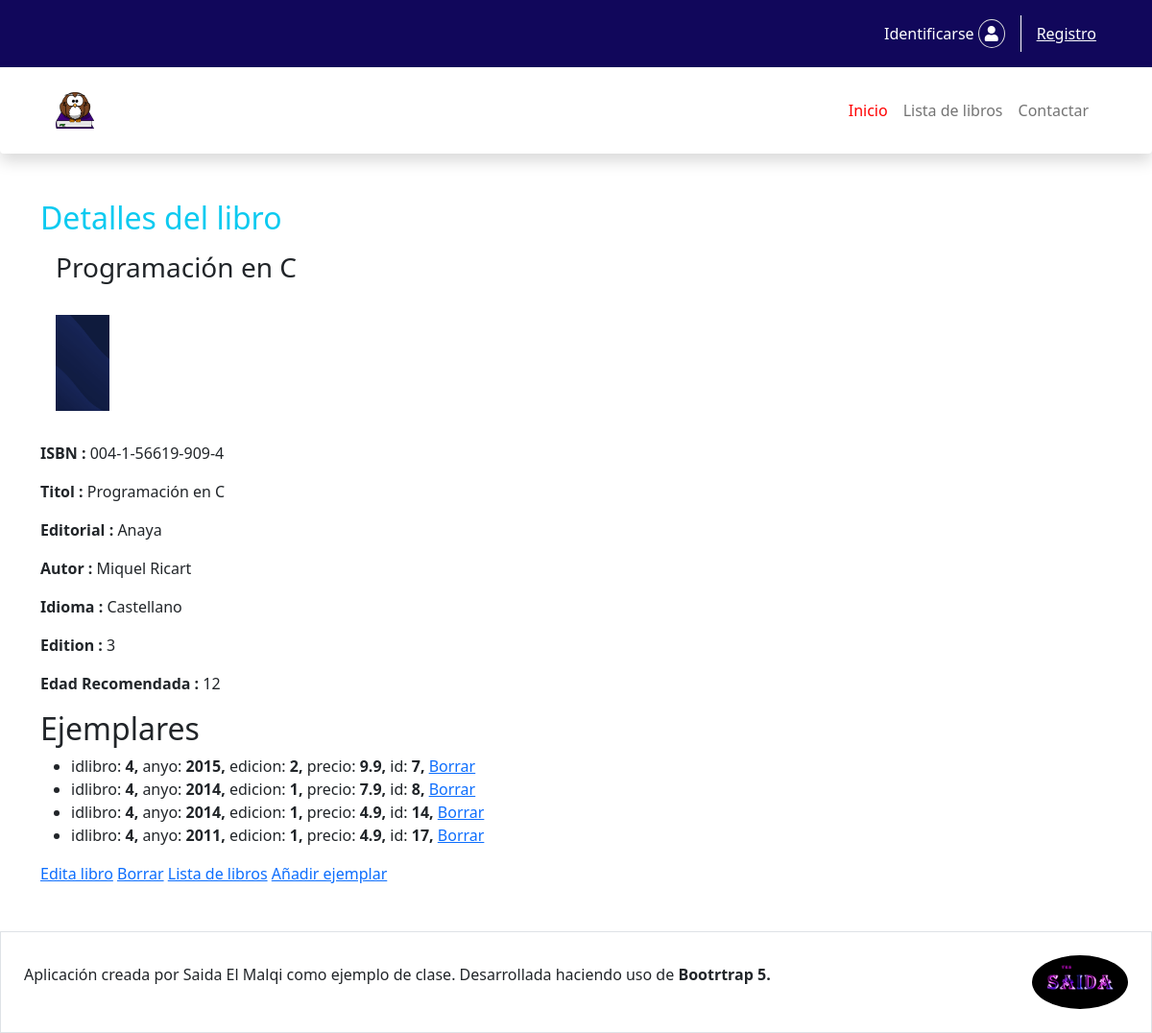
Page /libro/show/4 on the committed database.
### tables this page shows
CREATE TABLE libros (
  id INT(11) NOT NULL AUTO_INCREMENT PRIMARY KEY,
  isbn CHAR(17) NOT NULL UNIQUE KEY,
  titulo VARCHAR(64) NOT NULL,
  editorial VARCHAR(64) NOT NULL,
  idioma VARCHAR(64) NOT NULL DEFAULT 'Castellano',
  autor VARCHAR(256) NOT NULL,
  ediciones INT(11) NOT NULL DEFAULT 1,
  edadrecomendada INT DEFAULT 0,
  imagen varchar (512) null default null
);

CREATE TABLE ejemplares (
  id INT(11) NOT NULL AUTO_INCREMENT PRIMARY KEY,
  idlibro INT(11) NOT NULL,
  anyo INT(11) NOT NULL COMMENT 'Año de edición',
  edicion INT(11) NOT NULL DEFAULT 1 COMMENT 'Número de edición',
  precio FLOAT NOT NULL DEFAULT 0,

   
  FOREIGN KEY (idlibro) REFERENCES libros(id) 
	ON UPDATE CASCADE ON DELETE CASCADE
);

### controllers/LibroController.php (called while the page is built, shortened)
<?php
class LibroController{
    public function show(int $id=0){
       $libro=Libro::getById($id);
      $ejemplares =$libro->getEjemplares();
        include 'view/libro/detalles.php';
    }
}

### controllers/FrontController.php (called while the page is built, shortened)
<?php
class FrontController{
    public static function main(){
        try{
            $m = empty($_GET['m'])?
            DEFAULT_METHOD: DB::escape($_GET['m']);
            $p = empty($_GET['p'])? false: DB::escape($_GET['p']);
               $controlador = new $c();
              $controlador->$m($p);
        }catch(Throwable $e){
            $mensaje =$e->getMessage();
            if(DEBUG){
                $mensaje .="<br>En fichero <br>".$e->getFile()."</b>";
                $mensaje .="<br>En linea: <br>".$e->getLine()."</b>";
            }
            include 'view/error.php';
        }
    }
}

### index.php (called while the page is built, shortened)
<?php
     require_once 'config/config.php';
     require_once 'libraries/autoload.php';
     FrontController::main();

### config/config.php (called while the page is built, shortened)
<?php
    $classmap = ['model', 'libraries','view','controllers','templates'];

### libraries/autoload.php (called while the page is built, shortened)
<?php
function load(string $clase){
    global $classmap;
    foreach ($classmap as $directorio){
        $ruta = "$directorio/$clase.php";
        if(is_readable($ruta)){
            break;
        }
    }
}

### libraries/DB.php (called while the page is built, shortened)
<?php
class DB{
    private static $conexion = null;
    public static function get():mysqli{
        if(!self::$conexion){
            self::$conexion = @new mysqli(DB_HOST,DB_USER,DB_PASS,DB_NAME);
                self::$conexion->set_charset(DB_CHARSET);
        }
        return self::$conexion;
    }
    public static function select(string $consulta, string $class='stdClass'){
        $resultado = self::get()->query($consulta);
        $objecto = $resultado->fetch_object($class);
        return $objecto;
    }
    public static function selectAll(string $consulta, string $class='stdClass'):array{
        $resultado = self::get()->query($consulta);
        $objectos = [];
        while($r =$resultado->fetch_object($class))
            $objectos[]=$r;
            return $objectos;
    }
}

### model/Libro.php (called while the page is built, shortened)
<?php
class Libro extends Model{
    public $id = 0,$isbn = '',$editorial ='',
    $idioma ='',$autor ='',$ediciones=0, $edadrecomendada = 0;
   public function getEjemplares():array{
        $consulta = "SELECT * FROM ejemplares WHERE idlibro= $this->id";
        return DB::selectAll($consulta,'Ejemplare');
    }
}

### view/libro/detalles.php (the view, shortened to what this page needs)
<!doctype html>
<html lang="en">
<head>
<link rel="stylesheet" type="text/css" href="../../css/bootstrap.min.css">
<link rel="stylesheet" type="text/css" href="../../mypro/css/all.min.css">
<link rel="stylesheet" type="text/css" href="../../css/style.css">
</head>
<body>
    <div class="container">
        <h2 class="me-3 text-info w-4">Detalles del libro</h2>
        <h3 class="m-3"><?=$libro->titulo?></h3>
        <figure class="p-3">
           <?php
              echo $libro->imagen ? "<img height='100' src='/$libro->imagen' alt='$libro->titulo'>" :
                 "<img height='100' src='/img/libros/default.png' alt='$libro->titulo'>";
           ?>
        </figure>
        <p><b>ISBN : </b><?=$libro->isbn?></p>
        <p><b>Titol : </b><?=$libro->titulo?></p>
        <p><b>Editorial : </b><?=$libro->editorial?></p>
        <p><b>Autor : </b><?=$libro->autor?></p>
        <p><b>Idioma  : </b><?=$libro->idioma?></p>
        <p><b>Edition : </b><?=$libro->ediciones?></p>
        <p><b>Edad Recomendada : </b><?=$libro->edadrecomendada?></p>
        <h2>Ejemplares</h2>
          <?php
          if($ejemplares){
              echo "<ul>";
              foreach($ejemplares as $e)
                  echo "<li>$e<a href='/ejemplar/delete/$e->id'>Borrar</a></li>";
              echo "</ul>";
          }else{
              echo "<p>No tenemos ejemplares de este libro.</p>";
          }
          ?>
       <a href='/libro/edit/<?=$libro->id ?>'>Edita libro</a>
       <a href='/libro/delete/<?=$libro->id ?>'>Borrar</a>
       <a href='/libro/list'>Lista de libros</a>
       <a href='/ejemplar/create/<?=$libro->id ?>'>Añadir ejemplar</a>
  </div>
   </body>
   </html>

### model/Model.php (shortened to what this page needs)
<?php
class Model{
    public static function getById(int $id){
        $tabla = strtolower(get_called_class()).'s';
        $consulta = "SELECT * from $tabla where id = $id";
        return DB::select($consulta,get_called_class());
    }
    public function __toString():string {
        $texto ='';
        foreach($this as $propiedad=>$valor)
            $texto .= "$propiedad: <b>$valor, </b>";
        return rtrim($texto, ', ');
    }
}

### css/style.css (style rules this page uses)
body { min-height: 100vh; }

### rows in the picture
libros: titulo "Programación en C", isbn "004-1-56619-909-4", editorial "Anaya", autor "Miquel Ricart", idioma "Castellano", ediciones "3", edadrecomendada "12"
ejemplares: propiedad "idlibro", valor "4", propiedad "anyo", valor "2015", propiedad "edicion", valor "2", propiedad "precio", valor "9.9", propiedad "id", valor "7"
ejemplares: propiedad "idlibro", valor "4", propiedad "anyo", valor "2014", propiedad "edicion", valor "1", propiedad "precio", valor "7.9", propiedad "id", valor "8"
ejemplares: propiedad "idlibro", valor "4", propiedad "anyo", valor "2014", propiedad "edicion", valor "1", propiedad "precio", valor "4.9", propiedad "id", valor "14"
ejemplares: propiedad "idlibro", valor "4", propiedad "anyo", valor "2011", propiedad "edicion", valor "1", propiedad "precio", valor "4.9", propiedad "id", valor "17"
